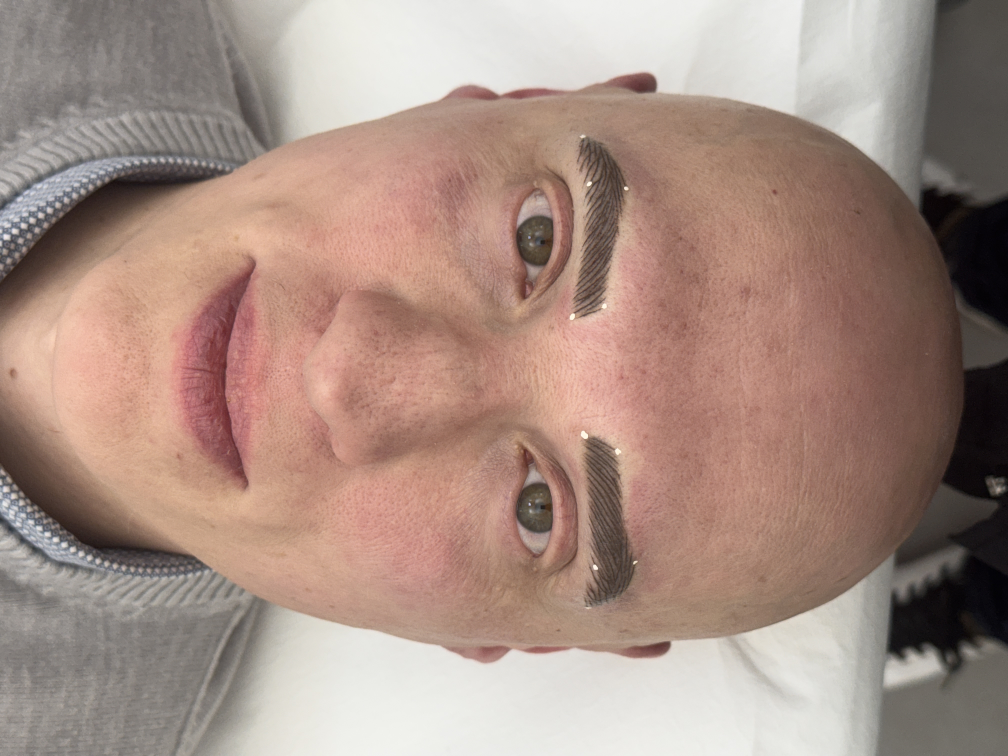
#> input picture fallisce.JPG, 4032 x 3024 px (shown at 1/4 size)
$ python analyze_dot_detection_issue.py
#> lines starting #> are read from the running program, lines starting #| are printed output that depends on the picture
### src/green_dots_processor.py
#!/usr/bin/env python3
"""
Modulo per il rilevamento di puntini verdi e generazione di overlay trasparenti.
Questo modulo può essere importato in altri script per elaborare immagini senza interfaccia grafica.

Funzionalità principali:
- Rilevamento puntini verdi usando analisi HSV
- Divisione dei puntini in gruppi sinistro (Sx) e destro (Dx)
- Generazione di overlay trasparenti con i perimetri
- Calcolo delle coordinate e statistiche delle forme

Dipendenze: opencv-python, numpy, pillow

Esempio d'uso:
    from src.green_dots_processor import GreenDotsProcessor

    processor = GreenDotsProcessor()
    results = processor.process_image("path/to/image.jpg")
    overlay = processor.generate_overlay(results['image_size'])
"""

import cv2
import numpy as np
from PIL import Image, ImageDraw, ExifTags
import math
from typing import Dict, List, Tuple, Optional

try:
    import mediapipe as mp
    MEDIAPIPE_AVAILABLE = True
except ImportError:
    MEDIAPIPE_AVAILABLE = False


class GreenDotsProcessor:
    """
    Processore per il rilevamento di puntini verdi e generazione di forme geometriche.
    """

    def __init__(
        self,
        hue_range: Tuple[int, int] = (125, 185),
        saturation_min: int = 50,
        value_range: Tuple[int, int] = (15, 55),
        cluster_size_range: Tuple[int, int] = (4, 170),
        clustering_radius: int = 3,
    ):
        """
        Inizializza il processore con parametri configurabili.

        Args:
            hue_range: Range di tonalità HSV per il verde (min, max)
            saturation_min: Saturazione minima per considerare un pixel verde
            value_range: Range di luminosità HSV (min, max)
            cluster_size_range: Range dimensioni cluster validi (min, max pixel)
            clustering_radius: Raggio per il clustering dei pixel adiacenti
        """
        self.hue_min, self.hue_max = hue_range
        self.saturation_min = saturation_min
        self.value_min, self.value_max = value_range
        self.cluster_min, self.cluster_max = cluster_size_range
        self.clustering_radius = clustering_radius

        # Risultati dell'ultimo processing
        self.last_results = None
        self.left_dots = []
        self.right_dots = []

    # [272 lines left out: functions rgb_to_hsv, is_green_pixel, cluster_pixels, detect_green_dots, filter_close_dots, divide_dots_by_vertical_center and 1 more, not called in this run]

    def _get_eyebrow_masks(self, image_np):
        """Rileva sopracciglia usando MediaPipe Face Mesh e genera maschere poligonali."""
        if not MEDIAPIPE_AVAILABLE:
            return None, None, None, None

        h, w = image_np.shape[:2]
        mp_face_mesh = mp.solutions.face_mesh

        with mp_face_mesh.FaceMesh(
            static_image_mode=True,
            max_num_faces=1,
            refine_landmarks=True,
            min_detection_confidence=0.5
        ) as face_mesh:
            rgb_image = cv2.cvtColor(image_np, cv2.COLOR_BGR2RGB)
            results = face_mesh.process(rgb_image)

            if not results.multi_face_landmarks:
                y_start = int(h * 0.10)
                y_end = int(h * 0.35)
                left_bbox = (int(w * 0.10), y_start, int(w * 0.48), y_end)
                right_bbox = (int(w * 0.52), y_start, int(w * 0.90), y_end)
                return None, None, left_bbox, right_bbox

            landmarks = results.multi_face_landmarks[0]
            left_eyebrow = [70, 63, 105, 66, 107, 55, 65, 52, 53, 46]
            right_eyebrow = [300, 293, 334, 296, 336, 285, 295, 282, 283, 276]

            left_points = [(int(landmarks.landmark[i].x * w), int(landmarks.landmark[i].y * h))
                           for i in left_eyebrow]
            right_points = [(int(landmarks.landmark[i].x * w), int(landmarks.landmark[i].y * h))
                            for i in right_eyebrow]

            left_bbox_temp = cv2.boundingRect(np.array(left_points, dtype=np.int32))
            characteristic_size = max(left_bbox_temp[2], left_bbox_temp[3])
            offset_pixels = characteristic_size * 0.15

            left_polygon = self._expand_polygon_with_offset(left_points, offset_pixels, (h, w))
            right_polygon = self._expand_polygon_with_offset(right_points, offset_pixels, (h, w))

            left_bbox = cv2.boundingRect(left_polygon)
            right_bbox = cv2.boundingRect(right_polygon)

            left_bbox = (left_bbox[0], left_bbox[1], left_bbox[0] + left_bbox[2], left_bbox[1] + left_bbox[3])
            right_bbox = (right_bbox[0], right_bbox[1], right_bbox[0] + right_bbox[2], right_bbox[1] + right_bbox[3])

            return left_polygon, right_polygon, left_bbox, right_bbox

    def _fix_image_orientation(self, pil_image):
        """Corregge orientamento immagine usando dati EXIF."""
        try:
            for orientation in ExifTags.TAGS.keys():
                if ExifTags.TAGS[orientation] == 'Orientation':
                    break

            exif = pil_image._getexif()
            if exif is not None:
                orientation_value = exif.get(orientation)

                if orientation_value == 3:
                    pil_image = pil_image.rotate(180, expand=True)
                elif orientation_value == 6:
                    pil_image = pil_image.rotate(270, expand=True)
                elif orientation_value == 8:
                    pil_image = pil_image.rotate(90, expand=True)
        except:
            pass

        return pil_image

    def preprocess_for_detection(self, pil_image, target_width=1400):
        """
        Preprocessa immagine per migliorare rilevamento green dots:
        scala, rileva maschere sopracciglia, crea output con ritagli su bianco.

        Args:
            pil_image: Immagine PIL da preprocessare
            target_width: Larghezza target per scaling

        Returns:
            Tuple: (immagine_preprocessata, immagine_originale, fattore_scala)
        """
        if not MEDIAPIPE_AVAILABLE:
            return pil_image, pil_image, 1.0

        pil_image_original = self._fix_image_orientation(pil_image)

        scale_factor = target_width / pil_image_original.width if pil_image_original.width > target_width else 1.0

        if scale_factor < 1.0:
            new_width = int(pil_image_original.width * scale_factor)
            new_height = int(pil_image_original.height * scale_factor)
            pil_image_scaled = pil_image_original.resize((new_width, new_height), Image.Resampling.LANCZOS)
        else:
            pil_image_scaled = pil_image_original.copy()

        image_np = cv2.cvtColor(np.array(pil_image_scaled), cv2.COLOR_RGB2BGR)

        left_polygon, right_polygon, left_bbox, right_bbox = self._get_eyebrow_masks(image_np)

        if left_bbox is None:
            return pil_image_scaled, pil_image_original, scale_factor

        result = np.ones_like(image_np) * 255

        if left_polygon is not None:
            x_min, y_min, x_max, y_max = left_bbox
            left_region = image_np[y_min:y_max, x_min:x_max].copy()

            left_mask = np.zeros(image_np.shape[:2], dtype=np.uint8)
            cv2.fillPoly(left_mask, [left_polygon], 255)
            left_mask_region = left_mask[y_min:y_max, x_min:x_max]

            result[y_min:y_max, x_min:x_max][left_mask_region == 255] = left_region[left_mask_region == 255]

            x_min, y_min, x_max, y_max = right_bbox
            right_region = image_np[y_min:y_max, x_min:x_max].copy()

            right_mask = np.zeros(image_np.shape[:2], dtype=np.uint8)
            cv2.fillPoly(right_mask, [right_polygon], 255)
            right_mask_region = right_mask[y_min:y_max, x_min:x_max]

            result[y_min:y_max, x_min:x_max][right_mask_region == 255] = right_region[right_mask_region == 255]
        else:
            x_min, y_min, x_max, y_max = left_bbox
            left_region = image_np[y_min:y_max, x_min:x_max].copy()
            result[y_min:y_max, x_min:x_max] = left_region

            x_min, y_min, x_max, y_max = right_bbox
            right_region = image_np[y_min:y_max, x_min:x_max].copy()
            result[y_min:y_max, x_min:x_max] = right_region

        result_rgb = cv2.cvtColor(result, cv2.COLOR_BGR2RGB)
        result_pil = Image.fromarray(result_rgb)

        return result_pil, pil_image_original, scale_factor

    # ========== FINE FUNZIONI DI PREPROCESSING ==========

    # [773 lines left out: functions sort_points_by_proximity, calculate_eyebrow_bounding_box, get_left_eyebrow_bbox, get_right_eyebrow_bbox, sort_points_convex_hull, calculate_polygon_area and 11 more, not called in this run]


# [24 lines that do not run on import are left out]

### analyze_dot_detection_issue.py
#!/usr/bin/env python3
"""
Script per analizzare le differenze tra successo.jpg e fallisce.JPG
nel rilevamento dei puntini bianchi.
"""

import sys
import os
from PIL import Image, ImageDraw, ImageStat
import json
import numpy as np

# Aggiungi il percorso src al path
sys.path.insert(0, os.path.join(os.path.dirname(__file__), 'src'))

from green_dots_processor import GreenDotsProcessor


def analyze_image_properties(image_path):
    """Analizza proprietà dell'immagine."""
    print(f"\n{'='*80}")
    print(f"ANALISI: {os.path.basename(image_path)}")
    print(f"{'='*80}")

    try:
        image = Image.open(image_path)

        # Info base
        print(f"\n📐 DIMENSIONI E FORMATO:")
        print(f"   - Dimensioni: {image.size[0]} x {image.size[1]} pixels")
        print(f"   - Formato: {image.format}")
        print(f"   - Modalità: {image.mode}")

        # Statistiche colore
        stat = ImageStat.Stat(image)
        print(f"\n🎨 STATISTICHE COLORE (RGB):")
        print(f"   - Media RGB: {[round(x, 2) for x in stat.mean]}")
        print(f"   - Deviazione std RGB: {[round(x, 2) for x in stat.stddev]}")
        print(f"   - Min/Max RGB: {stat.extrema}")

        # Analizza luminosità generale
        grayscale = image.convert('L')
        hist = grayscale.histogram()
        avg_brightness = sum(i * hist[i] for i in range(256)) / sum(hist)
        print(f"   - Luminosità media: {round(avg_brightness, 2)}/255")

        # EXIF orientation
        try:
            exif = image._getexif()
            if exif:
                orientation = exif.get(274)  # 274 è il tag orientation
                print(f"   - EXIF Orientation: {orientation}")
        except:
            print(f"   - EXIF Orientation: N/A")

        # Test preprocessing
        print(f"\n🔬 TEST PREPROCESSING:")
        processor = GreenDotsProcessor()

        # Test con preprocessing
        preprocessed, original, scale = processor.preprocess_for_detection(image, target_width=1400)
        print(f"   - Scala applicata: {scale:.4f}")
        print(f"   - Dimensioni preprocessata: {preprocessed.size}")
        print(f"   - MediaPipe disponibile: {hasattr(processor, '_get_eyebrow_masks')}")

        # Test rilevamento con preprocessing
        print(f"\n🎯 RILEVAMENTO CON PREPROCESSING:")
        results_with_prep = processor.detect_green_dots(preprocessed)
        print(f"   - Puntini rilevati: {results_with_prep['total_dots']}")
        print(f"   - Pixel bianchi/verdi totali: {results_with_prep['total_green_pixels']}")

        if results_with_prep['total_dots'] > 0:
            print(f"\n   📍 Dettagli puntini:")
            for i, dot in enumerate(results_with_prep['dots'][:15], 1):  # Max 15
                # Calcola saturazione media del cluster
                avg_sat = sum(p['s'] for p in dot['pixels']) / len(dot['pixels'])
                avg_val = sum(p['v'] for p in dot['pixels']) / len(dot['pixels'])
                print(f"      {i}. Pos: ({dot['x']:4d}, {dot['y']:4d}), "
                      f"Size: {dot['size']:3d}px, "
                      f"Sat: {avg_sat:5.1f}%, Val: {avg_val:5.1f}%")

        # Test rilevamento SENZA preprocessing (immagine originale ridimensionata)
        print(f"\n🎯 RILEVAMENTO SENZA PREPROCESSING (immagine diretta):")

        # Ridimensiona se necessario
        max_dim = 1600
        if max(image.size) > max_dim:
            ratio = max_dim / max(image.size)
            test_img = image.resize((int(image.size[0]*ratio), int(image.size[1]*ratio)), Image.Resampling.LANCZOS)
            print(f"   - Ridimensionata a: {test_img.size}")
        else:
            test_img = image.copy()

        results_no_prep = processor.detect_green_dots(test_img)
        print(f"   - Puntini rilevati: {results_no_prep['total_dots']}")
        print(f"   - Pixel bianchi/verdi totali: {results_no_prep['total_green_pixels']}")

        if results_no_prep['total_dots'] > 0:
            print(f"\n   📍 Dettagli puntini:")
            for i, dot in enumerate(results_no_prep['dots'][:15], 1):
                avg_sat = sum(p['s'] for p in dot['pixels']) / len(dot['pixels'])
                avg_val = sum(p['v'] for p in dot['pixels']) / len(dot['pixels'])
                print(f"      {i}. Pos: ({dot['x']:4d}, {dot['y']:4d}), "
                      f"Size: {dot['size']:3d}px, "
                      f"Sat: {avg_sat:5.1f}%, Val: {avg_val:5.1f}%")

        # Salva immagine di debug
        debug_path = image_path.replace('.jpg', '_debug_analysis.jpg').replace('.JPG', '_debug_analysis.jpg')

        # Disegna heatmap pixel bianchi rilevati
        heatmap = Image.new('RGB', test_img.size, 'black')
        draw = ImageDraw.Draw(heatmap)

        for dot in results_no_prep['dots']:
            for pixel in dot['pixels']:
                x, y = pixel['x'], pixel['y']
                draw.point((x, y), fill='white')

        # Disegna centroidi con cerchi colorati
        for dot in results_no_prep['dots']:
            x, y = dot['x'], dot['y']
            r = 5
            draw.ellipse([x-r, y-r, x+r, y+r], outline='red', width=2)

        heatmap.save(debug_path)
        print(f"\n💾 Salvata heatmap debug: {debug_path}")

        return {
            'size': image.size,
            'format': image.format,
            'mode': image.mode,
            'brightness': avg_brightness,
            'scale_factor': scale,
            'dots_with_prep': results_with_prep['total_dots'],
            'dots_no_prep': results_no_prep['total_dots'],
            'pixels_detected': results_no_prep['total_green_pixels']
        }

    except Exception as e:
        print(f"❌ ERRORE: {e}")
        import traceback
        traceback.print_exc()
        return None


def compare_images():
    """Confronta le due immagini."""

    print("\n" + "="*80)
    print("CONFRONTO IMMAGINI: successo.jpg vs fallisce.JPG")
    print("="*80)

    success_props = analyze_image_properties('successo.jpg')
    fail_props = analyze_image_properties('fallisce.JPG')
#> call 2 of analyze_image_properties, with image_path = 'fallisce.JPG'
#> in analyze_image_properties, image is the input picture: PIL image 4032x3024 RGB; mean R, G, B 166.7, 142.2, 131.7
#|    - Dimensioni: 4032 x 3024 pixels
#|    - Formato: MPO
#|    - Modalità: RGB
#|    - Media RGB: [166.72, 142.16, 131.67]
#|    - Deviazione std RGB: [53.14, 52.55, 52.28]
#|    - Min/Max RGB: [(0, 255), (0, 254), (0, 243)]
#> in analyze_image_properties (call 2), `grayscale = image.convert('L')`:
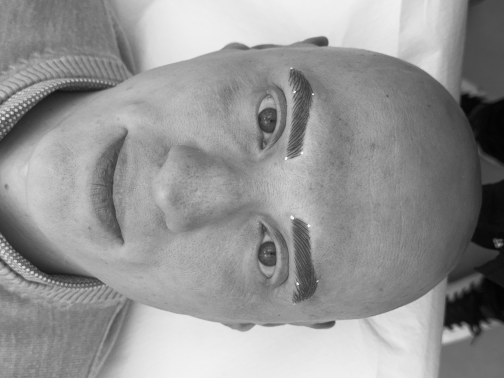
#> grayscale: PIL image 4032x3024 L (shown at 1/8 size); min 0, max 252, mean 148.3
#> in analyze_image_properties (call 2), `hist = grayscale.histogram()`: hist = 256 values, max 137246 at index 144, min 0 at index 253, mean 47628
#> in analyze_image_properties (call 2), `avg_brightness = sum(i * hist[i] for i in range(256)) / sum(hist)`: avg_brightness = 148.3
#|    - Luminosità media: 148.31/255
#> in analyze_image_properties (call 2), `exif = image._getexif()`: exif = 46 items
#> in analyze_image_properties (call 2), `orientation = exif.get(274)`: orientation = 8
#|    - EXIF Orientation: 8
#> in _fix_image_orientation, `exif = pil_image._getexif()`: exif = 46 items
#> in _fix_image_orientation, `orientation_value = exif.get(orientation)`: orientation_value = 8
#> in _fix_image_orientation, `pil_image = pil_image.rotate(90, expand=True)`:
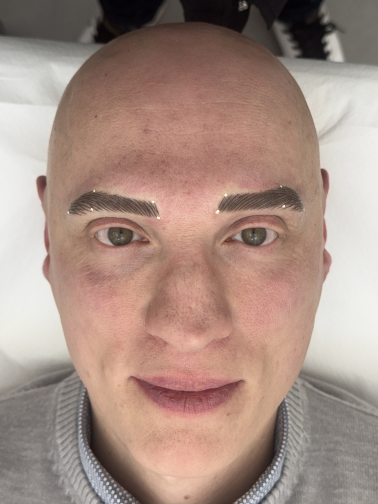
#> pil_image: PIL image 3024x4032 RGB (shown at 1/8 size); mean R, G, B 166.7, 142.2, 131.7
#> in preprocess_for_detection, `image_np = cv2.cvtColor(np.array(pil_image_scaled), cv2.COLOR_RGB2BGR)`:
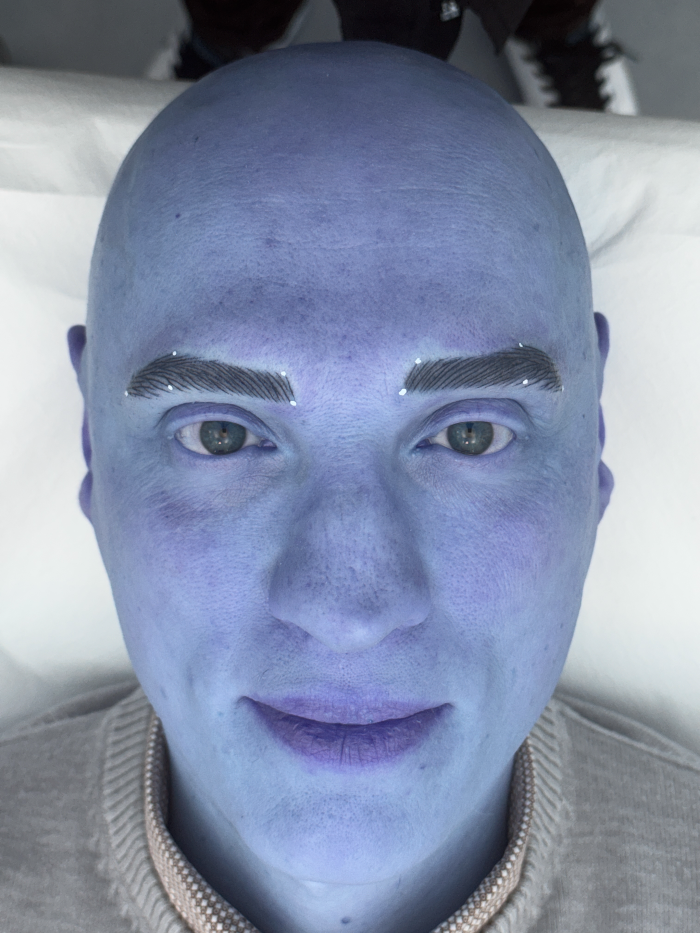
#> image_np: shape (1866, 1400, 3) (shown at 1/2 size); mean R, G, B 131.7, 142.2, 166.7

    if success_props and fail_props:
        print(f"\n{'='*80}")
        print("CONFRONTO FINALE")
        print(f"{'='*80}")

        print(f"\nDIMENSIONI:")
        print(f"   successo.jpg: {success_props['size']}")
        print(f"   fallisce.JPG: {fail_props['size']}")

        print(f"\nLUMINOSITÀ MEDIA:")
        print(f"   successo.jpg: {success_props['brightness']:.2f}")
        print(f"   fallisce.JPG: {fail_props['brightness']:.2f}")

        print(f"\nRISULTATI RILEVAMENTO (senza preprocessing):")
        print(f"   successo.jpg: {success_props['dots_no_prep']} puntini")
        print(f"   fallisce.JPG: {fail_props['dots_no_prep']} puntini")

        print(f"\nRISULTATI RILEVAMENTO (con preprocessing):")
        print(f"   successo.jpg: {success_props['dots_with_prep']} puntini")
        print(f"   fallisce.JPG: {fail_props['dots_with_prep']} puntini")

        print(f"\n{'='*80}")
        print("CONCLUSIONI:")
        print(f"{'='*80}")

        if fail_props['dots_no_prep'] == 0 and success_props['dots_no_prep'] > 0:
            print("\n❌ PROBLEMA IDENTIFICATO:")
            print("   fallisce.JPG non rileva NESSUN puntino mentre successo.jpg sì.")
            print("\n   Possibili cause:")
            print("   1. Parametri HSV non adatti per il colore dei puntini in fallisce.JPG")
            print("   2. Dimensione dei cluster troppo restrittiva")
            print("   3. Compattezza (compactness) troppo stringente")
            print("   4. Preprocessing MediaPipe non rileva correttamente le sopracciglia")
            print("   5. Qualità/compressione JPG diversa che altera i valori HSV")


if __name__ == "__main__":
    compare_images()
#> (the call stopped at in _get_eyebrow_masks, `with mp_face_mesh.FaceMesh( static_image_mode=True, max_num_faces=1, r..`: mediapipe is not available in this run)
